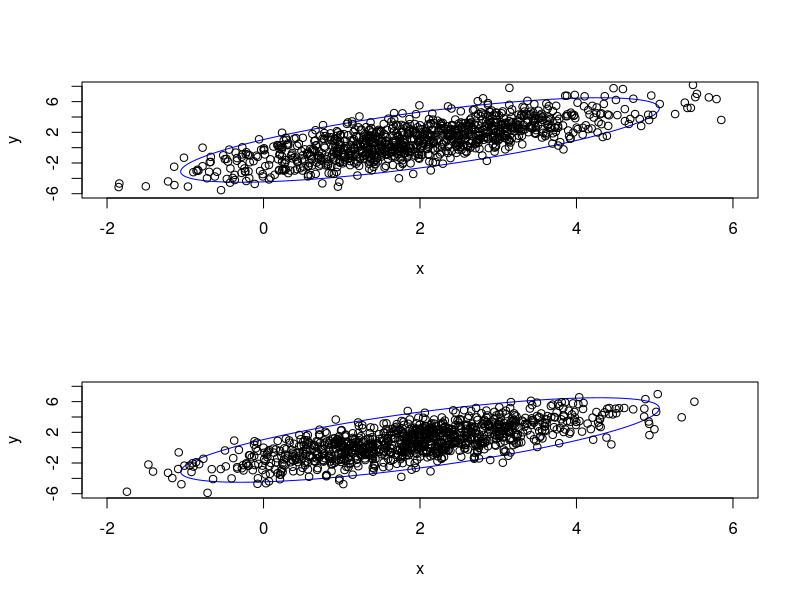

R code for this plot:
# Illustration of Gibbs sampling using 2d Gaussians

library(MASS)
library(ellipse)

sigma.1 <- 1.25
sigma.2 <- 2.25

rho <- 0.75

Sigma <- matrix(rep(0, 4), 2, 2)
Sigma[1, 1] <- sigma.1 * sigma.1
Sigma[2, 2] <- sigma.2 * sigma.2
Sigma[1, 2] <- sigma.1 * sigma.2 * rho
Sigma[2, 1] <- Sigma[1, 2]

center <- c(2, 1)


conditional.dist <- function(center, Sigma, x.val=0.0, x.dim=2) {
  
  if (x.dim == 1) {
    d.0 = 2
  } else if (x.dim == 2) {
    d.0 = 1
  }
  
  s.11 <- Sigma[d.0, d.0]
  s.12 <- Sigma[d.0, x.dim]
  s.22 <- Sigma[x.dim, x.dim]

  mu <- center[d.0] + s.12/s.22 * (x.val - center[x.dim])
  var <- s.11 - s.12^2/s.22
  
  return(c(mu, var))
  
}

n.samples <- 1000
x <- c(0, 0)
X.samples <- c(x)
for (i in 1:n.samples) {
  
  params.1 <- conditional.dist(center, Sigma, x.val = x[2], x.dim=2)
  x[1] <- rnorm(1, mean=params.1[1], sd=sqrt(params.1[2]))
  
  params.2 <- conditional.dist(center, Sigma, x.val = x[1], x.dim=1)
  x[2] <- rnorm(1, mean=params.2[1], sd=sqrt(params.2[2]))
  
  X.samples <- rbind(X.samples, x)
}

y <- mvrnorm(1000, mu=center, Sigma=Sigma)

par(mfrow=c(2,1))
plot(ellipse(Sigma, centre = center), type='l', col='blue', xlab='x', ylab='y', xlim=c(-2, 6), ylim=c(-6, 8))
points(y)
plot(ellipse(Sigma, centre = center), type='l', col='blue', xlab='x', ylab='y', xlim=c(-2, 6), ylim=c(-6, 8))
points(X.samples)
